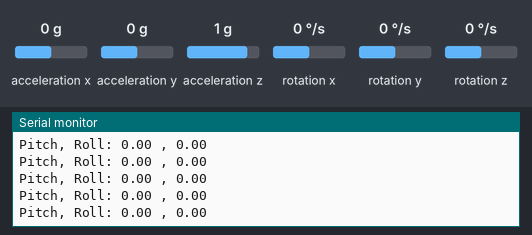
Simulated run of this sketch. Board: Arduino Uno, built with avr-gcc and run on an emulated ATmega328P. Parts: the last lines printed to the serial monitor. The test bench sets the inputs (shaded band); at power-on: acceleration x 0 g, acceleration y 0 g, acceleration z 1 g, rotation x 0 °/s, rotation y 0 °/s, rotation z 0 °/s.

Above: at 3.2 s.
3.3 s: acceleration x set to -1.4 g
At 4.0 s:
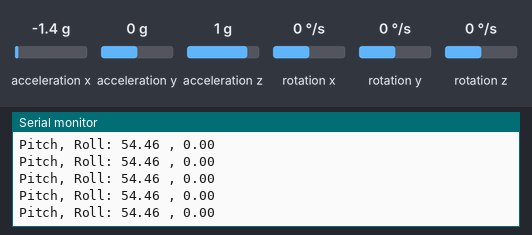
4.8 s: acceleration x set to 0 g
At 5.8 s:
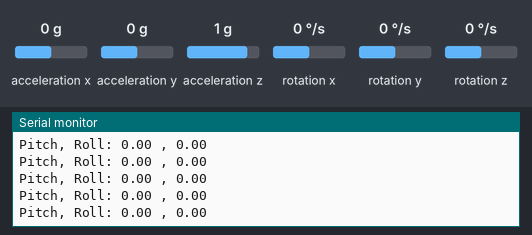
7.8 s: acceleration y set to -1.4 g
At 8.3 s:
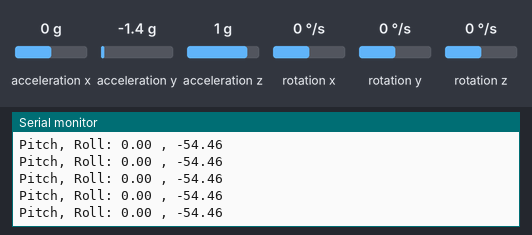
9.3 s: acceleration z set to -1.4 g
At 9.9 s:
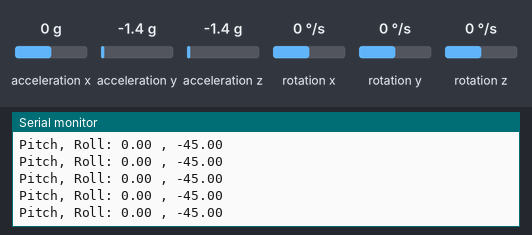
Timing chart, 0 to 11.8 s (numbered marks = the images above; inputs shaded):
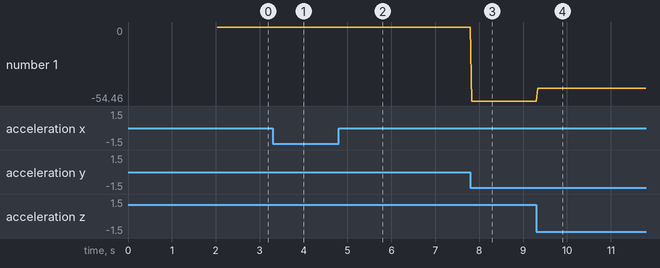

Measured:
- after the input at 3.3 s, the serial monitor: prints a new line at once (image 1)
- after the input at 7.8 s, the serial monitor: prints a new line at once (image 3)
- after the input at 9.3 s, the serial monitor: prints a new line at once (image 4)
- plotted number 1: 0 → -54.46 after the input at 7.8 s, -54.46 → -45 after the input at 9.3 s

The sketch:

simple.ino
```cpp
//File for work with gyro
#include "MPU9250.h"

MPU9250 mpu;

void setup() {
    Serial.begin(115200);
    Wire.begin();
    delay(2000);

    if (!mpu.setup(0x68)) {  // change to your own address
        while (1) {
            Serial.println("MPU connection failed. Please check your connection with `connection_check` example.");
            delay(5000);
        }
    }
}

void loop() {
    if (mpu.update()) {
        static uint32_t prev_ms = millis();
        while (millis() > prev_ms + 25) {
            print_pitch_roll();
            prev_ms = millis();
        }
    }
}
void print_pitch_roll(){
  Serial.print("Pitch, Roll: ");
  Serial.print(mpu.getPitch());
  Serial.print(" , ");
  Serial.println(mpu.getRoll());
}
bool bool_pitch_roll(){
  if(mpu.getPitch() < 5 || mpu.getRoll() < 5)
    return true;
}

void print_roll_pitch_yaw() {
    Serial.print("Yaw, Pitch, Roll: ");
    Serial.print(mpu.getYaw(), 2);
    Serial.print(", ");
    Serial.print(mpu.getPitch(), 2);
    Serial.print(", ");
    Serial.println(mpu.getRoll(), 2);
}
```
